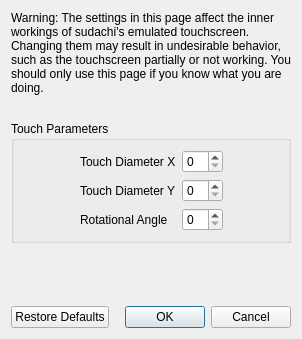
<?xml version="1.0" encoding="UTF-8"?>
<ui version="4.0">
 <class>ConfigureTouchscreenAdvanced</class>
 <widget class="QDialog" name="ConfigureTouchscreenAdvanced">
  <property name="geometry">
   <rect>
    <x>0</x>
    <y>0</y>
    <width>298</width>
    <height>339</height>
   </rect>
  </property>
  <property name="windowTitle">
   <string>Configure Touchscreen</string>
  </property>
  <layout class="QVBoxLayout" name="verticalLayout">
   <item>
    <widget class="QLabel" name="label_2">
     <property name="minimumSize">
      <size>
       <width>280</width>
       <height>0</height>
      </size>
     </property>
     <property name="text">
      <string>Warning: The settings in this page affect the inner workings of sudachi's emulated touchscreen. Changing them may result in undesirable behavior, such as the touchscreen partially or not working. You should only use this page if you know what you are doing.</string>
     </property>
     <property name="wordWrap">
      <bool>true</bool>
     </property>
    </widget>
   </item>
   <item>
    <spacer name="verticalSpacer_2">
     <property name="orientation">
      <enum>Qt::Vertical</enum>
     </property>
     <property name="sizeType">
      <enum>QSizePolicy::Fixed</enum>
     </property>
     <property name="sizeHint" stdset="0">
      <size>
       <width>20</width>
       <height>20</height>
      </size>
     </property>
    </spacer>
   </item>
   <item>
    <widget class="QGroupBox" name="gridGroupBox">
     <property name="title">
      <string>Touch Parameters</string>
     </property>
     <layout class="QGridLayout" name="gridLayout">
      <item row="0" column="0">
       <spacer name="horizontalSpacer">
        <property name="orientation">
         <enum>Qt::Horizontal</enum>
        </property>
        <property name="sizeHint" stdset="0">
         <size>
          <width>40</width>
          <height>20</height>
         </size>
        </property>
       </spacer>
      </item>
      <item row="1" column="1">
       <widget class="QLabel" name="label_4">
        <property name="text">
         <string>Touch Diameter Y</string>
        </property>
       </widget>
      </item>
      <item row="0" column="3">
       <spacer name="horizontalSpacer_2">
        <property name="orientation">
         <enum>Qt::Horizontal</enum>
        </property>
        <property name="sizeHint" stdset="0">
         <size>
          <width>40</width>
          <height>20</height>
         </size>
        </property>
       </spacer>
      </item>
      <item row="0" column="1">
       <widget class="QLabel" name="label_3">
        <property name="text">
         <string>Touch Diameter X</string>
        </property>
       </widget>
      </item>
      <item row="2" column="1">
       <widget class="QLabel" name="label_5">
        <property name="text">
         <string>Rotational Angle</string>
        </property>
       </widget>
      </item>
      <item row="0" column="2">
       <widget class="QSpinBox" name="diameter_x_box"/>
      </item>
      <item row="1" column="2">
       <widget class="QSpinBox" name="diameter_y_box"/>
      </item>
      <item row="2" column="2">
       <widget class="QSpinBox" name="angle_box"/>
      </item>
     </layout>
    </widget>
   </item>
   <item>
    <spacer name="verticalSpacer">
     <property name="orientation">
      <enum>Qt::Vertical</enum>
     </property>
     <property name="sizeHint" stdset="0">
      <size>
       <width>20</width>
       <height>40</height>
      </size>
     </property>
    </spacer>
   </item>
   <item>
    <layout class="QHBoxLayout" name="horizontalLayout">
     <item>
      <widget class="QPushButton" name="restore_defaults_button">
       <property name="text">
        <string>Restore Defaults</string>
       </property>
      </widget>
     </item>
     <item>
      <widget class="QDialogButtonBox" name="buttonBox">
       <property name="standardButtons">
        <set>QDialogButtonBox::Cancel|QDialogButtonBox::Ok</set>
       </property>
      </widget>
     </item>
    </layout>
   </item>
  </layout>
 </widget>
 <resources/>
 <connections>
  <connection>
   <sender>buttonBox</sender>
   <signal>accepted()</signal>
   <receiver>ConfigureTouchscreenAdvanced</receiver>
   <slot>accept()</slot>
  </connection>
  <connection>
   <sender>buttonBox</sender>
   <signal>rejected()</signal>
   <receiver>ConfigureTouchscreenAdvanced</receiver>
   <slot>reject()</slot>
   </connection>
 </connections>
</ui>
